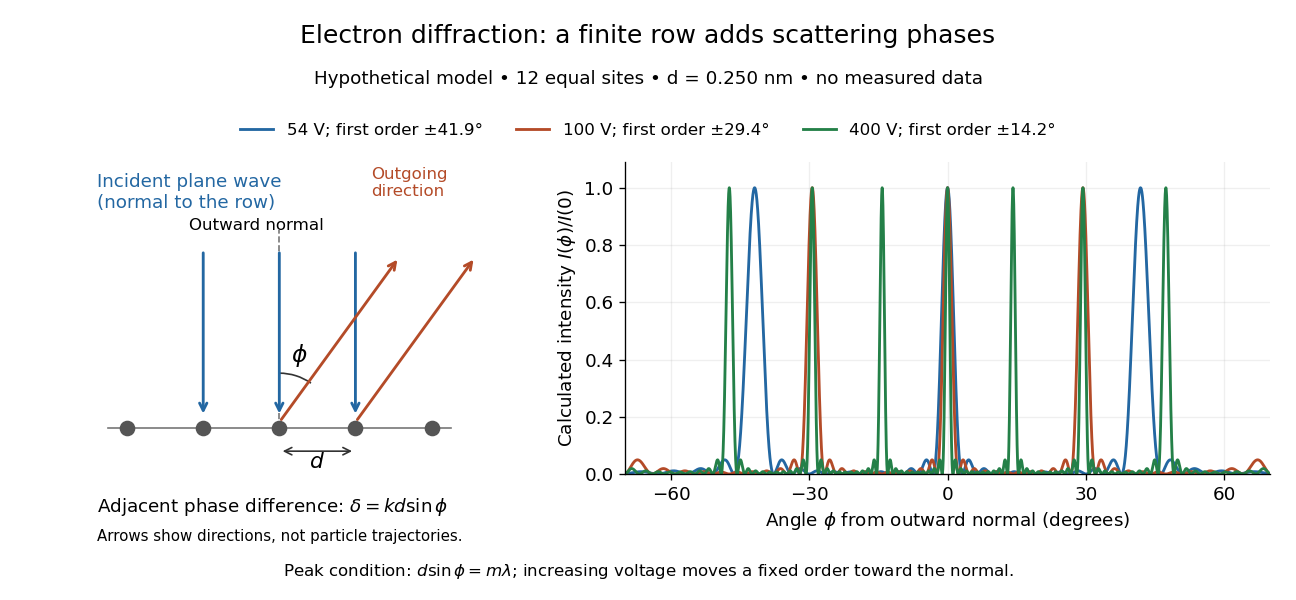

The script that drew this image:
"""Ideal finite-row diffraction; Python 3.14, matplotlib 3.10.7, numpy 2.3.5.

Run from _media. Hypothetical row, not a fit or experimental dataset.
The direct complex sum avoids removable singularities of the sine quotient.
"""
from pathlib import Path

import matplotlib.pyplot as plt
from matplotlib.patches import Arc
import numpy as np

H = 6.62607015e-34
E_CHARGE = 1.602176634e-19
E_MASS = 9.1093837139e-31
N_SITES = 12
ROW_SPACING = 0.250e-9


def model_intensity(phi, wavelength, n_sites=N_SITES, spacing=ROW_SPACING):
    """Intensity relative to its normal-direction value, phi in radians."""
    delta = 2 * np.pi * spacing * np.sin(np.asarray(phi)) / wavelength
    phase = np.asarray(delta)[..., None] * np.arange(n_sites)
    return np.abs(np.exp(1j * phase).sum(axis=-1) / n_sites) ** 2


def main():
    plt.rcParams.update({"font.size": 11, "figure.facecolor": "white",
                         "axes.facecolor": "white", "savefig.facecolor": "white",
                         "axes.spines.top": False, "axes.spines.right": False})
    fig, (geometry, intensity) = plt.subplots(1, 2, figsize=(10.8, 5),
                                             gridspec_kw={"width_ratios": [1, 1.35]})
    fig.subplots_adjust(left=0.04, right=0.98, bottom=0.21, top=0.73, wspace=0.17)
    fig.suptitle("Electron diffraction: a finite row adds scattering phases", y=0.96, fontsize=15)
    fig.text(0.5, 0.86, "Hypothetical model • 12 equal sites • d = 0.250 nm • no measured data", ha="center")

    geometry.set(xlim=(-2.5, 2.8), ylim=(-0.6, 3.5), aspect="equal")
    geometry.axis("off")
    geometry.plot([-2.25, 2.25], [0, 0], color="#777777", lw=1)
    geometry.scatter(np.arange(-2, 3), np.zeros(5), color="#555555", s=70, zorder=5)
    for x in [-1, 0, 1]:
        geometry.annotate("", (x, 0.15), (x, 2.35),
                          arrowprops={"arrowstyle": "->", "color": "#2367a2", "lw": 1.7})
    geometry.text(-2.4, 2.9, "Incident plane wave\n(normal to the row)", color="#2367a2")
    phi = np.deg2rad(35)
    direction = np.array([np.sin(phi), np.cos(phi)])
    for x in [0, 1]:
        end = np.array([x, 0]) + 2.75 * direction
        geometry.annotate("", end, (x, 0.08),
                          arrowprops={"arrowstyle": "->", "color": "#b44b28", "lw": 1.7})
    geometry.plot([0, 0], [0, 2.6], "--", color="#777777", lw=1)
    geometry.add_patch(Arc((0, 0), 1.45, 1.45, theta1=55, theta2=90, color="#333333"))
    geometry.text(0.15, 0.87, r"$\phi$", fontsize=14)
    geometry.text(-0.3, 2.6, "Outward normal", fontsize=10, ha="center")
    geometry.text(1.2, 3.05, "Outgoing\ndirection", color="#b44b28", fontsize=10)
    geometry.annotate("", (1, -0.30), (0, -0.30), arrowprops={"arrowstyle": "<->", "color": "#333333"})
    geometry.text(0.5, -0.52, r"$d$", ha="center", fontsize=13)
    geometry.text(-2.4, -1.1, r"Adjacent phase difference: $\delta=kd\sin\phi$", fontsize=11)
    geometry.text(-2.4, -1.48, "Arrows show directions, not particle trajectories.", fontsize=9)

    angles = np.linspace(-70, 70, 5001)
    for voltage, color in [(54, "#2367a2"), (100, "#b44b28"), (400, "#248048")]:
        wavelength = H / np.sqrt(2 * E_MASS * E_CHARGE * voltage)
        first = np.rad2deg(np.arcsin(wavelength / ROW_SPACING))
        intensity.plot(angles, model_intensity(np.deg2rad(angles), wavelength),
                       color=color, lw=1.7, label=f"{voltage} V; first order ±{first:.1f}°")
    intensity.set(xlabel=r"Angle $\phi$ from outward normal (degrees)",
                  ylabel=r"Calculated intensity $I(\phi)/I(0)$", xlim=(-70, 70), ylim=(0, 1.09))
    intensity.set_xticks([-60, -30, 0, 30, 60])
    intensity.grid(alpha=0.2)
    handles, labels = intensity.get_legend_handles_labels()
    fig.legend(handles, labels, loc="upper center", bbox_to_anchor=(0.5, 0.82),
               ncol=3, fontsize=10, frameon=False)
    fig.text(0.5, 0.04, r"Peak condition: $d\sin\phi=m\lambda$; increasing voltage moves a fixed order toward the normal.",
             fontsize=10, ha="center")
    fig.savefig(Path.cwd() / Path(__file__).with_suffix(".png").name, dpi=120, transparent=False)
    plt.close(fig)


if __name__ == "__main__":
    main()
